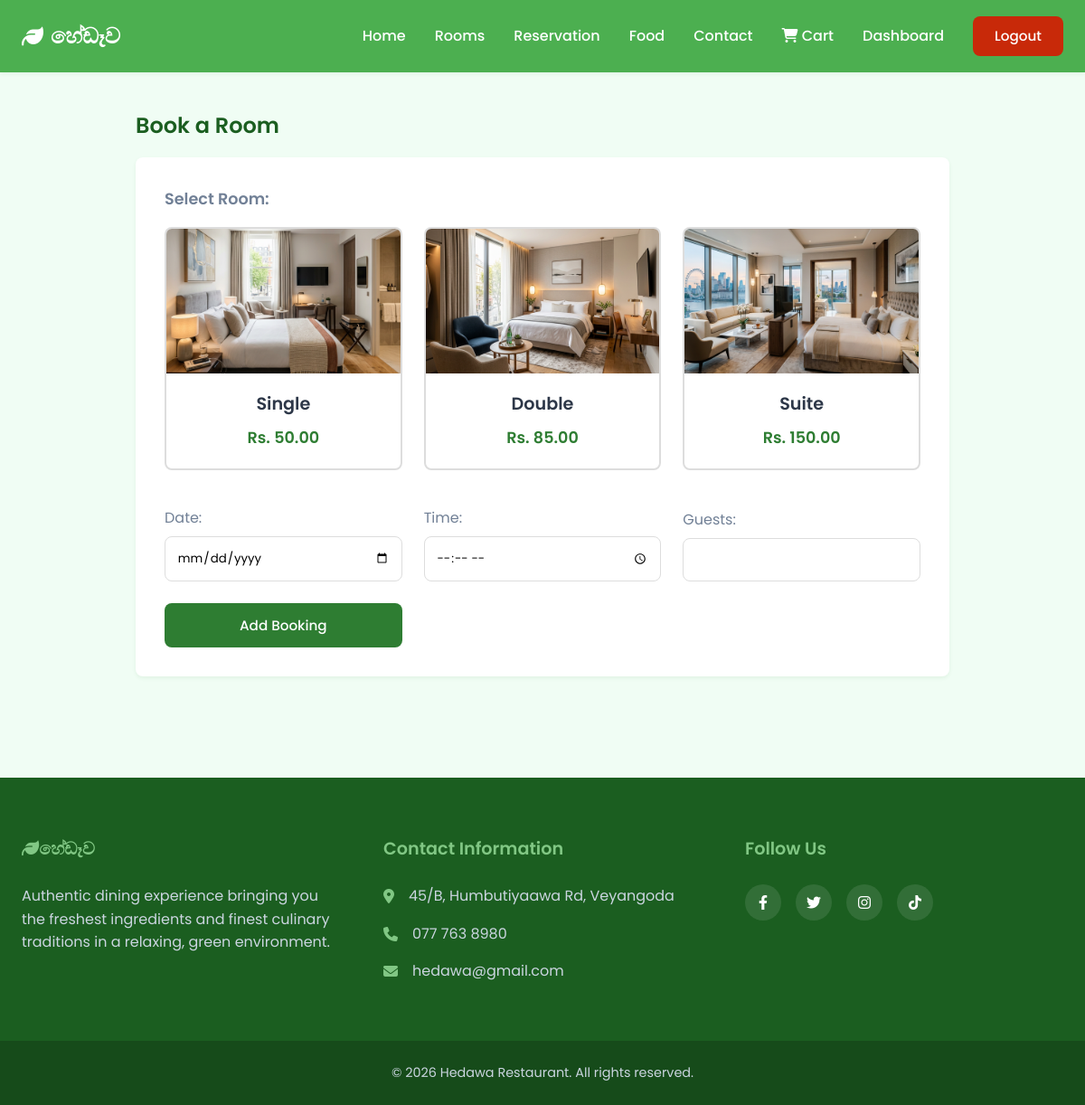
/pages/bookings.php (signed in), run on an earlier commit of the app's database.
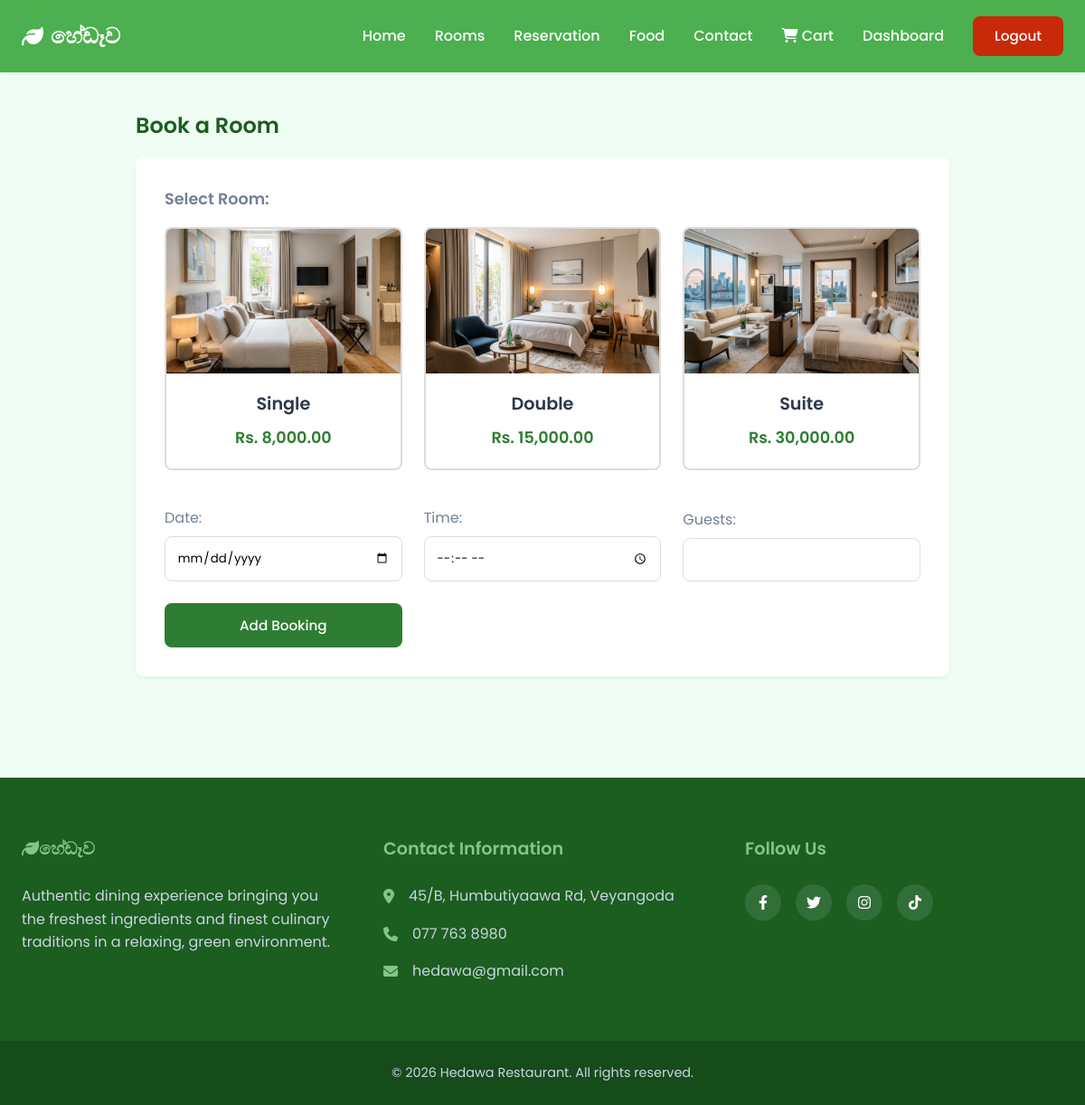
And on a later commit of the database.
### tables this page shows
CREATE TABLE rooms (
    id INT AUTO_INCREMENT PRIMARY KEY,
    name VARCHAR(50) NOT NULL,
    description TEXT,
    price DECIMAL(10, 2) NOT NULL,
    capacity INT DEFAULT 1,
    is_available BOOLEAN DEFAULT TRUE
);

### pages/bookings.php (the view, shortened to what this page needs)
<?php
require_once '../config/database.php';
require_once '../includes/header.php';
$rooms = $pdo->query("SELECT * FROM rooms WHERE name NOT IN ('Dining Table', 'Reception Hall') AND is_available = 1")->fetchAll();
?>
<div style="max-width: 900px; margin: 0 auto;">
    <h2>Book a Room</h2>
    <div style="background: var(--white); padding: 2rem; border-radius: var(--radius); box-shadow: var(--shadow-sm); margin-bottom: 3rem;">
        <form action="../actions/booking_process.php" method="POST" style="display: grid; grid-template-columns: repeat(auto-fit, minmax(200px, 1fr)); gap: 1.5rem; align-items: end;">
            <div style="grid-column: 1 / -1; margin-bottom: 1rem;">
                <label style="display:block; margin-bottom: 1rem; color: var(--text-muted); font-weight: 600; font-size: 1.1rem;">Select Room:</label>
                <div style="display: grid; grid-template-columns: repeat(auto-fit, minmax(200px, 1fr)); gap: 1.5rem;">
                    <?php foreach($rooms as $room): ?>
                        <label class="room-card" style="cursor: pointer; position: relative; margin: 0;">
                            <div class="card-content" style="border: 2px solid #ddd; border-radius: var(--radius); overflow: hidden; background: var(--white); transition: all 0.3s ease;">
                                <img src="../assets/images/room_<?= $room['id'] ?>.png" alt="<?= htmlspecialchars($room['name']) ?>" style="width: 100%; height: 160px; object-fit: cover; display: block;">
                                <div style="padding: 1.2rem; text-align: center;">
                                    <h4 style="margin-bottom: 0.5rem; color: var(--text-main); font-size: 1.2rem;"><?= htmlspecialchars($room['name']) ?></h4>
                                    <span style="color: var(--primary); font-weight: 600; font-size: 1.1rem;">Rs. <?= number_format($room['price'], 2) ?></span>
                                </div>
                            </div>
                        </label>
                    <?php endforeach; ?>
                </div>
            </div>
            <div>
                <label style="display:block; margin-bottom: 0.5rem; color: var(--text-muted);">Date:</label>
                <input type="date" name="booking_date" required min="<?= date('Y-m-d') ?>" style="width: 100%; padding: 0.8rem; border: 1px solid #ddd; border-radius: var(--radius); font-family: var(--font-family);">
            </div>
            <div>
                <label style="display:block; margin-bottom: 0.5rem; color: var(--text-muted);">Time:</label>
                <input type="time" name="booking_time" required style="width: 100%; padding: 0.8rem; border: 1px solid #ddd; border-radius: var(--radius); font-family: var(--font-family);">
            </div>
            <div>
                <label style="display:block; margin-bottom: 0.5rem; color: var(--text-muted);">Guests:</label>
                <input type="number" name="guests" min="1" required style="width: 100%; padding: 0.8rem; border: 1px solid #ddd; border-radius: var(--radius); font-family: var(--font-family);">
            </div>
            <div>
                <button type="submit" class="btn" style="width: 100%; padding: 0.8rem;">Add Booking</button>
            </div>
        </form>
    </div>
</div>
<?php require_once '../includes/footer.php'; ?>

What changed in the data, as far as the page shows it:
changed rooms "Single": price "50.00" → "8,000.00"
changed rooms "Double": price "85.00" → "15,000.00"
changed rooms "Suite": price "150.00" → "30,000.00"
